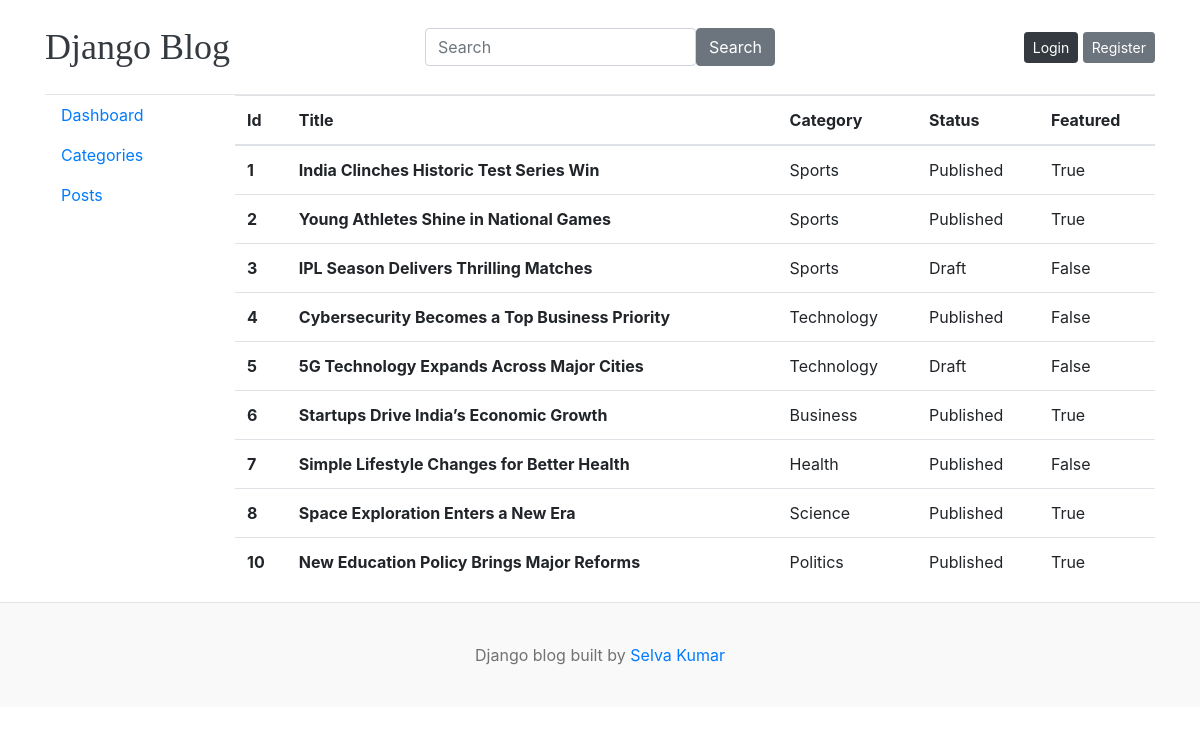
Screenshot of /dashboard/post_view/ with the database file from the repository.
### blog/models.py (models this page shows, shortened)
class Blog(models.Model):
    title = models.CharField(max_length=100)
    slug = models.SlugField(max_length=100,unique=True,blank=True)
    category = models.ForeignKey(Category,on_delete=models.CASCADE)
    author = models.ForeignKey(User,on_delete=models.CASCADE)
    image = models.ImageField(upload_to="uploads/%Y/%m/%d")
    description = models.CharField(max_length=400)
    blog_body = models.TextField(max_length=200)
    status = models.CharField(max_length=20,choices=STATUS,default="Draft")
    is_featured = models.BooleanField(default=False)
    created_at = models.DateTimeField(auto_now_add=True)
    updated_at = models.DateTimeField(auto_now=True)

class Category(models.Model):
    category = models.CharField(max_length=100,unique=True)
    created_at = models.DateTimeField(auto_now_add=True)
    updated_at = models.DateTimeField(auto_now=True)
    class Meta:
        verbose_name="Categories"
    def __str__(self):
        return self.category

### dashboard/views.py (the view)
# urls.py: path('post_view/', post_view, name='post_view'),
def post_view(request):
    post = Blog.objects.all()
    context = {
        'post' : post
    }
    return render(request, 'dashboard/post_view.html',context)

### blog/context_processors.py (called while the page is built)
def get_categories(request):
    categories = Category.objects.all()
    return dict(categories=categories)

def get_social_media(request):
    social_media = Social_media.objects.all()
    return dict(social_media=social_media)

### templates/dashboard/post_view.html
{% extends 'base.html' %}
{% block content %}
<div class="row flex">
{% include 'dashboard/vertical_nav.html' %}
<div class="col-12 col-md-10">
{% if perms.auth.view_user %}
<dir class="d-flex justify-content-end">
<button type="submit" class="btn btn-sm btn-primary "><a href="{% url 'post_add' %}" class="text-white">add</a></button>
</dir>
<table class="table">
  <thead>
    <tr>
      <th scope="col">Id</th>
      <th scope="col">Title</th>
      <th scope="col">Category</th>
      <th scope="col">Status</th>
      <th scope="col">Featured</th>
      <th scope="col">Action</th>
    </tr>
  </thead>
  <tbody>
    {% for item in post %}
    <tr>
      <th scope="row">{{item.id}}</th>
      <th scope="row">{{item.title}}</th>
      <td>{{item.category}}</td>
      <td>{{item.status}}</td>
      <td>{{item.is_featured}}</td>
      <td><a href="{% url 'post_edit' item.id %}">Edit</a> | <a href="{% url 'post_delete' item.id %}">Delete</a></td>
    </tr>
    {% endfor %}
  </tbody>
</table>
{% else %}
<table class="table">
  <thead>
    <tr>
      <th scope="col">Id</th>
      <th scope="col">Title</th>
      <th scope="col">Category</th>
      <th scope="col">Status</th>
      <th scope="col">Featured</th>
    </tr>
  </thead>
  <tbody>
    {% for item in post %}
    <tr>
      <th scope="row">{{item.id}}</th>
      <th scope="row">{{item.title}}</th>
      <td>{{item.category}}</td>
      <td>{{item.status}}</td>
      <td>{{item.is_featured}}</td>
    </tr>
    {% endfor %}
  </tbody>
</table>
{% endif %}
</div>
</div>
{% endblock %}

### rows the page displays
Blog: id "1", title "India Clinches Historic Test Series Win", category "Sports", status "Published", is_featured "True"
Blog: id "2", title "Young Athletes Shine in National Games", category "Sports", status "Published", is_featured "True"
Blog: id "3", title "IPL Season Delivers Thrilling Matches", category "Sports", status "Draft", is_featured "False"
Blog: id "4", title "Cybersecurity Becomes a Top Business Priority", category "Technology", status "Published", is_featured "False"
Blog: id "5", title "5G Technology Expands Across Major Cities", category "Technology", status "Draft", is_featured "False"
Blog: id "6", title "Startups Drive India’s Economic Growth", category "Business", status "Published", is_featured "True"
Blog: id "7", title "Simple Lifestyle Changes for Better Health", category "Health", status "Published", is_featured "False"
Blog: id "8", title "Space Exploration Enters a New Era", category "Science", status "Published", is_featured "True"
Blog: id "10", title "New Education Policy Brings Major Reforms", category "Politics", status "Published", is_featured "True"
